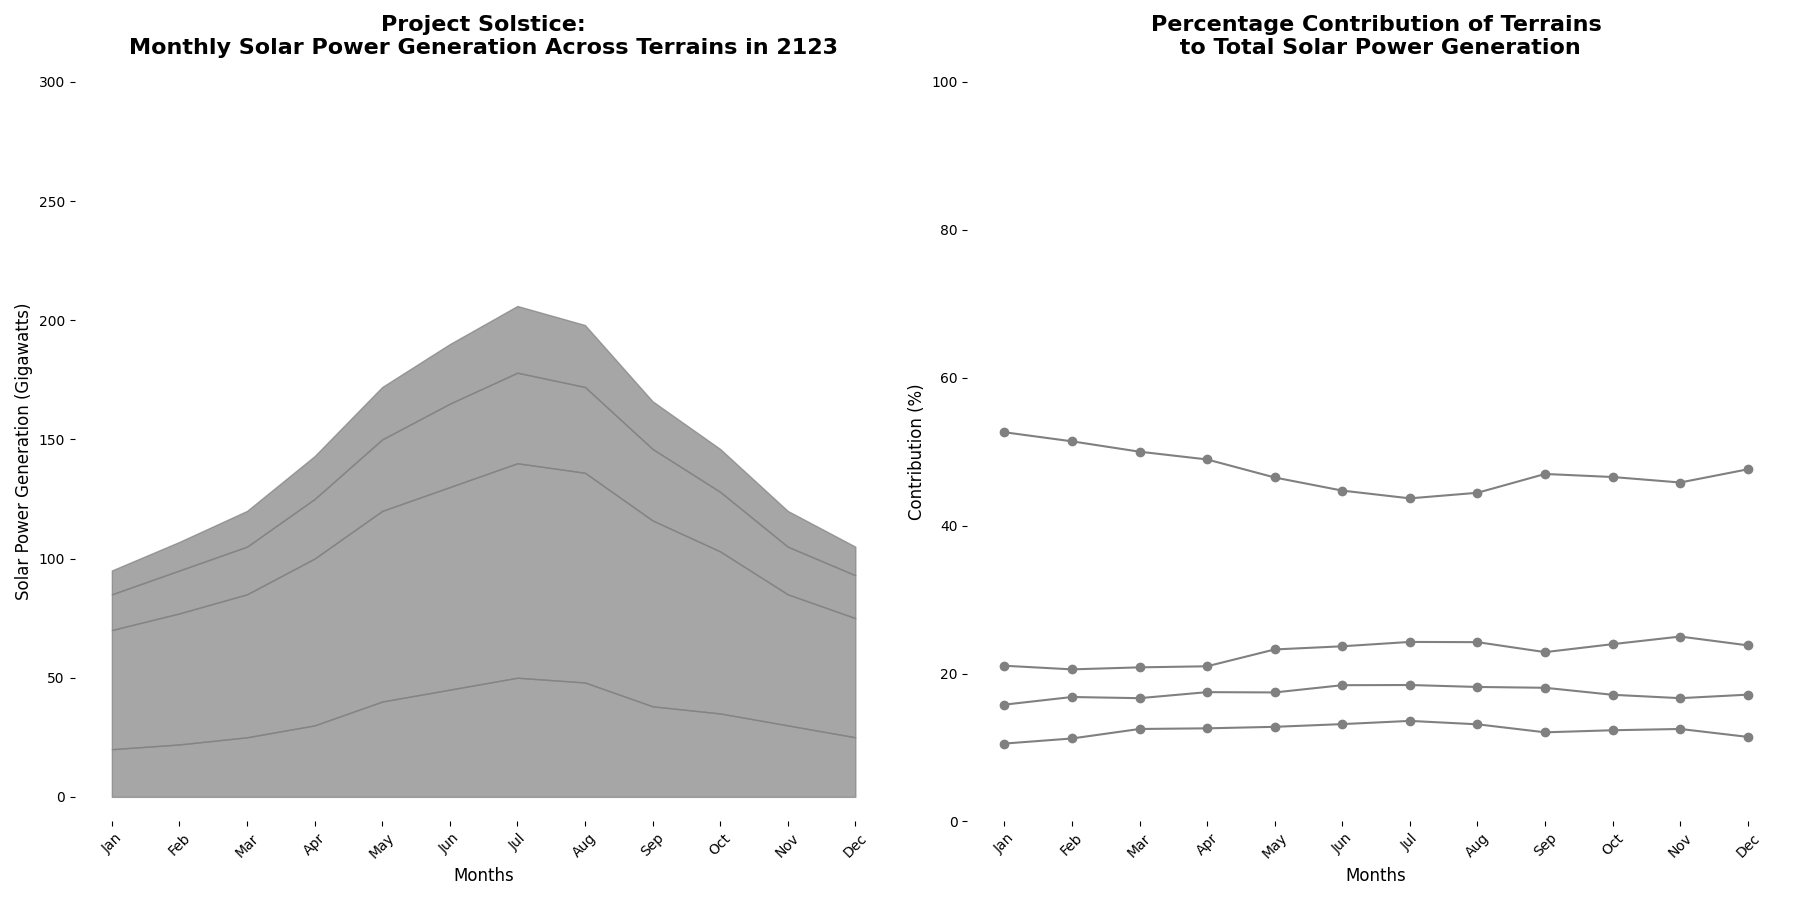

Write the Python code that produced this figure.
import matplotlib.pyplot as plt
import numpy as np

months = np.array(["Jan", "Feb", "Mar", "Apr", "May", "Jun", "Jul", "Aug", "Sep", "Oct", "Nov", "Dec"])
desert_generation = np.array([20, 22, 25, 30, 40, 45, 50, 48, 38, 35, 30, 25])
mountains_generation = np.array([50, 55, 60, 70, 80, 85, 90, 88, 78, 68, 55, 50])
urban_generation = np.array([15, 18, 20, 25, 30, 35, 38, 36, 30, 25, 20, 18])
ocean_generation = np.array([10, 12, 15, 18, 22, 25, 28, 26, 20, 18, 15, 12])

total_generation = desert_generation + mountains_generation + urban_generation + ocean_generation
desert_percentage = (desert_generation / total_generation) * 100
mountains_percentage = (mountains_generation / total_generation) * 100
urban_percentage = (urban_generation / total_generation) * 100
ocean_percentage = (ocean_generation / total_generation) * 100

fig, axs = plt.subplots(1, 2, figsize=(18, 9))

color = 'grey'  # Define the single consistent color

axs[0].fill_between(months, 0, desert_generation, color=color, alpha=0.7)
axs[0].fill_between(months, desert_generation, desert_generation + mountains_generation, color=color, alpha=0.7)
axs[0].fill_between(months, desert_generation + mountains_generation, desert_generation + mountains_generation + urban_generation, color=color, alpha=0.7)
axs[0].fill_between(months, desert_generation + mountains_generation + urban_generation, total_generation, color=color, alpha=0.7)
axs[0].set_title("Project Solstice:\nMonthly Solar Power Generation Across Terrains in 2123", fontsize=16, weight='bold', pad=20)
axs[0].set_xlabel("Months", fontsize=12)
axs[0].set_ylabel("Solar Power Generation (Gigawatts)", fontsize=12)
axs[0].set_xticks(months)
axs[0].tick_params(axis='x', rotation=45)
axs[0].set_yticks(np.arange(0, 301, 50))
axs[0].spines['top'].set_visible(False)
axs[0].spines['right'].set_visible(False)
axs[0].spines['left'].set_visible(False)
axs[0].spines['bottom'].set_visible(False)

axs[1].plot(months, desert_percentage, marker='o', linestyle='-', color=color)
axs[1].plot(months, mountains_percentage, marker='o', linestyle='-', color=color)
axs[1].plot(months, urban_percentage, marker='o', linestyle='-', color=color)
axs[1].plot(months, ocean_percentage, marker='o', linestyle='-', color=color)
axs[1].set_title("Percentage Contribution of Terrains\n to Total Solar Power Generation", fontsize=16, weight='bold', pad=20)
axs[1].set_xlabel("Months", fontsize=12)
axs[1].set_ylabel("Contribution (%)", fontsize=12)
axs[1].set_xticks(months)
axs[1].tick_params(axis='x', rotation=45)
axs[1].set_yticks(np.arange(0, 101, 20))
axs[1].spines['top'].set_visible(False)
axs[1].spines['right'].set_visible(False)
axs[1].spines['left'].set_visible(False)
axs[1].spines['bottom'].set_visible(False)

plt.tight_layout()
plt.show()
